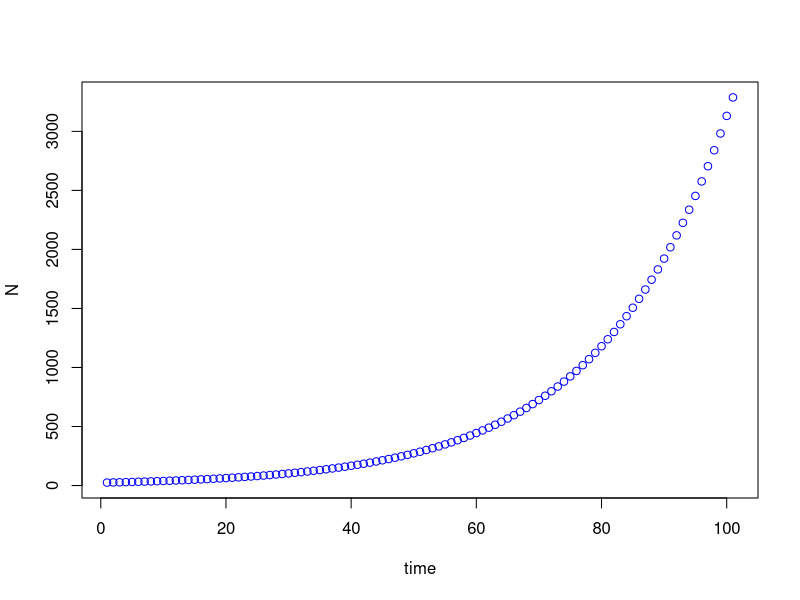
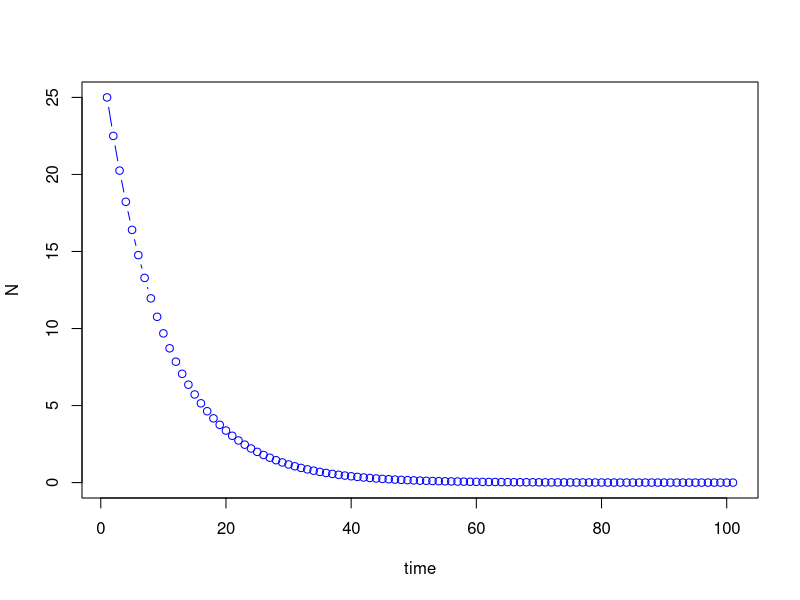
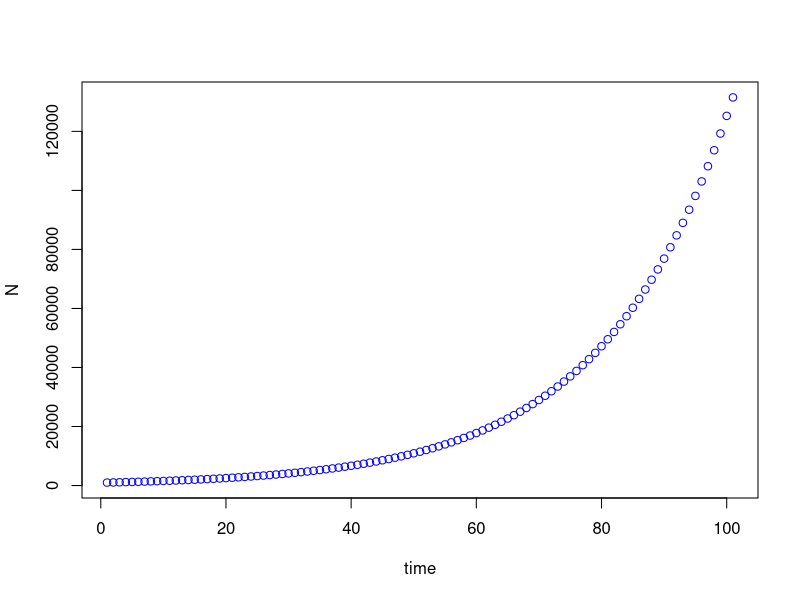
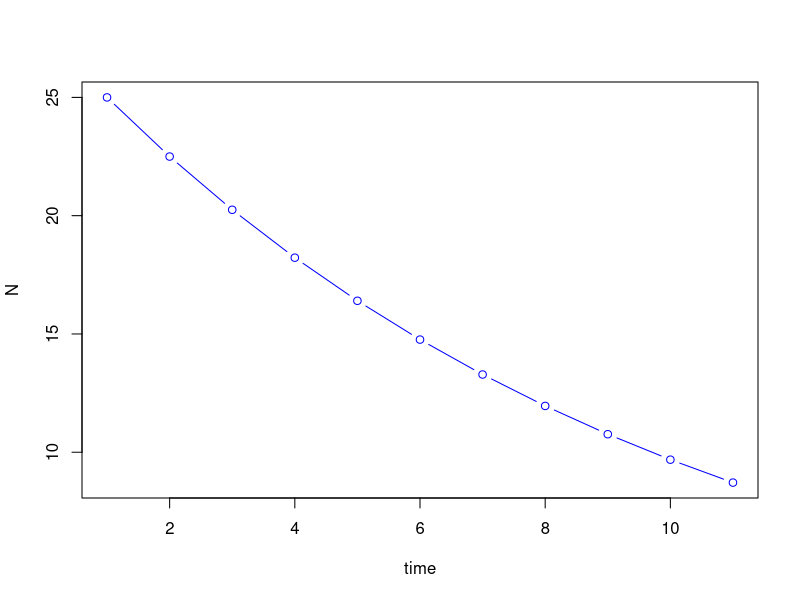
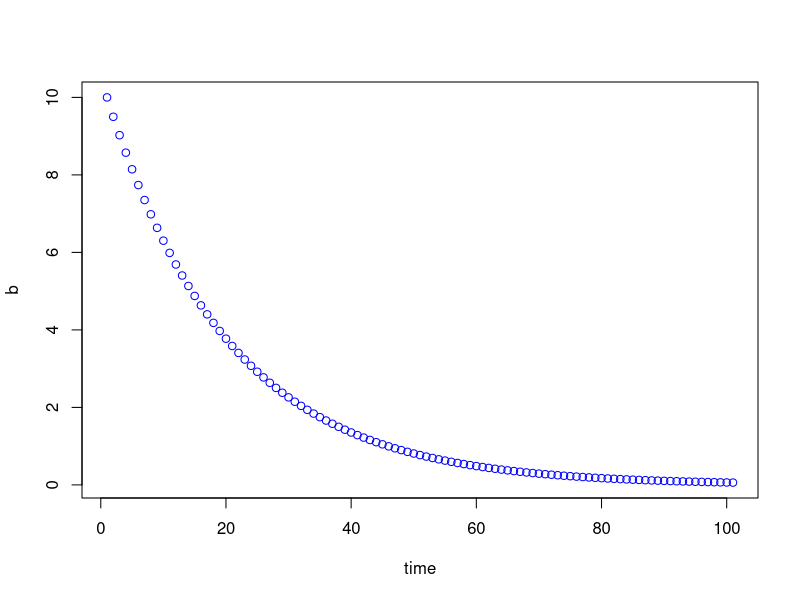

Reproduce these figures in R, in order.

NO <- 25
RR <- 1.05
ttMax <- 100

NN <- matrix (NA, nrow=1, ncol=ttMax+1)
NN[1] <- NO
for(tt in 1:ttMax){NN[tt+1] <- RR*NN[tt]}
print (NN)
plot(1:(ttMax+1),NN, xlab = "time", ylab = "N", type = "b", col="blue")


#Mini-exercise 3.2.1
#you have to put a RR < 1 to make the population decline
NO <- 25
RR <- 0.9
ttMax <- 100

NN <- matrix (NA, nrow=1, ncol=ttMax+1)
NN[1] <- NO
for(tt in 1:ttMax) {NN[tt+1] <- RR*NN[tt]}
print (NN)
plot(1:(ttMax+1),NN, xlab = "time", ylab = "N", type = "b", col="blue")

#base in the plot the qualitative behavior does not depend of population size
NO <- 1000
RR <- 1.05
ttMax <- 100

NN <- matrix (NA, nrow=1, ncol=ttMax+1)
NN[1] <- NO
for(tt in 1:ttMax) {NN[tt+1] <- RR*NN[tt]}
print (NN)
plot(1:(ttMax+1),NN, xlab = "time", ylab = "N", type = "b", col="blue")

#base in the plot, RR and time change the behavior of the model. 
#In particular RR can make the population grow or decline, and less generations show the population size variation as constant through time

NO <- 25
RR <- 0.9
ttMax <- 10

NN <- matrix (NA, nrow=1, ncol=ttMax+1)
NN[1] <- NO
for(tt in 1:ttMax) {NN[tt+1] <- RR*NN[tt]}
print (NN)
plot(1:(ttMax+1),NN, xlab = "time", ylab = "N", type = "b", col="blue")


#Exercise 3.2.2
#Function version
geomFun <- function(RR, NO, ttMax){
  NN <- rep(NA,ttMax+1)
  NN[1] <- NO
  for (tt in 1:ttMax) {
    NN[tt+1] <- RR*NN[tt]
  }
  plot(1:(ttMax+1),NN,xlab = "time", ylab = "b", col ='blue')
}
geomFun(NO=10, RR=0.95, ttMax = 100)

